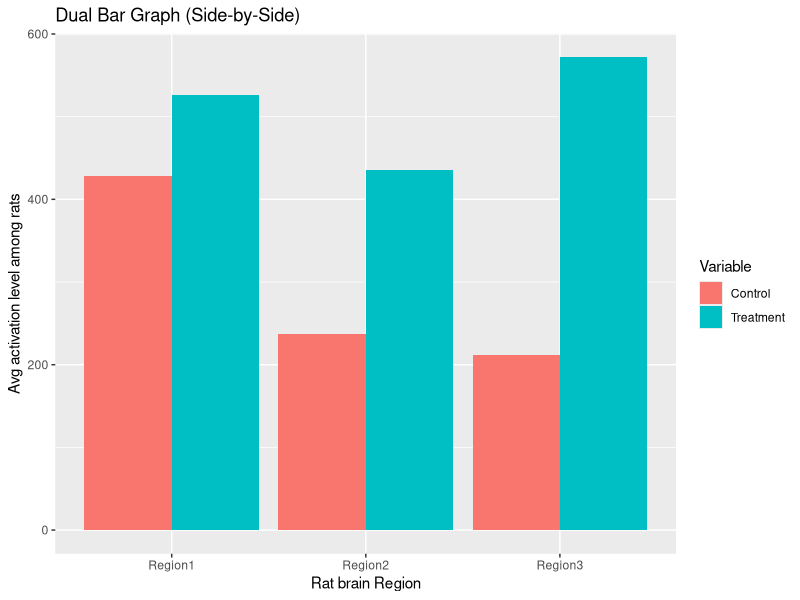
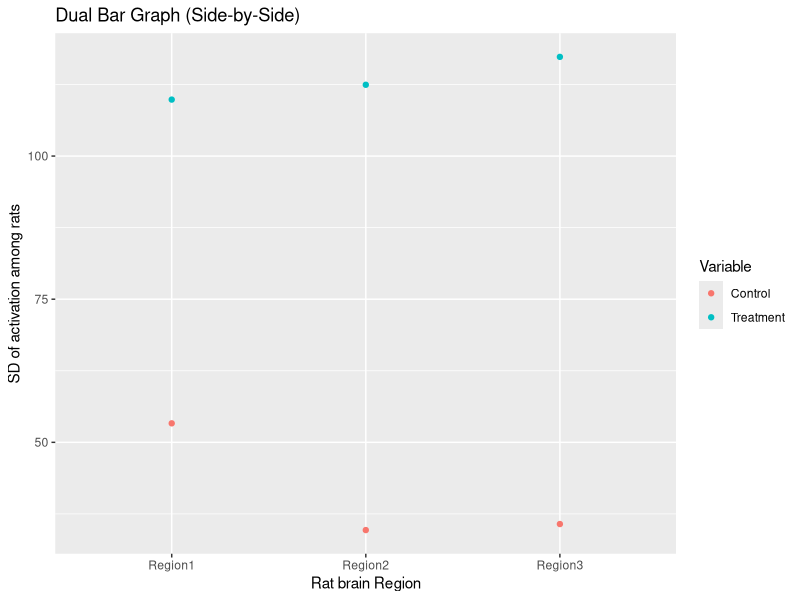
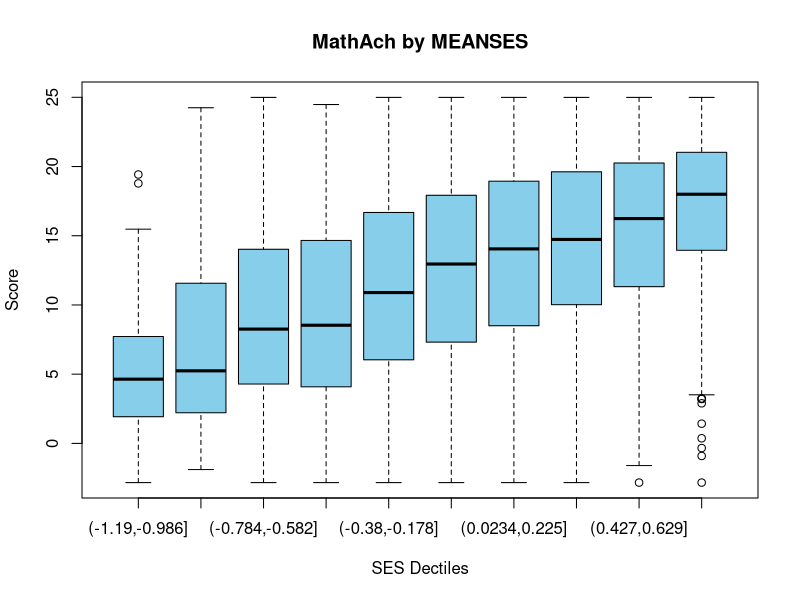
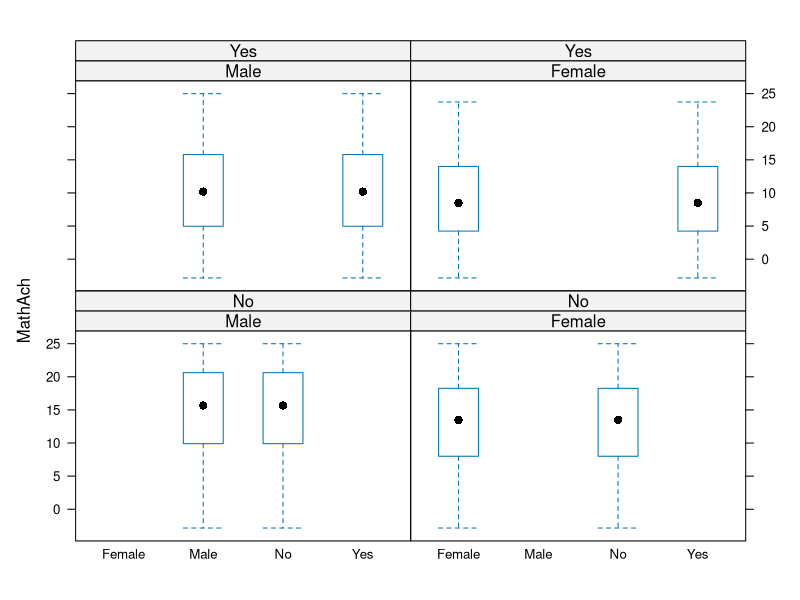

The R script that drew these images, in order: (Note: this script raises an error after producing the figures.)
# Problem 3 c)


# Make our data
r1 = c(371.71, 302.02, 449.7, 366.19, 199.31,  187.11)
r2 = c(492.58, 355.74, 459.58, 375.58, 204.85,  179.38)
r3 = c(664.72, 587.1, 726.96, 458.16, 245.04,  237.42)
r4 = c(515.29, 437.56, 604.29, 479.81, 261.19,  195.51)
r5 = c(589.25, 493.93, 621.07, 462.79, 278.33,  262.05)

m_rat = data.frame(
    'R1' = r1,
    'R2' = r2,
    'R3' = r3,
    'R4' = r4,
    'R5' = r5
)

treat1 = c(371.71, 492.58, 664.72, 515.29, 589.25)
treat2 = c(302.02, 355.74, 587.1, 437.56, 493.93)
treat3 = c(449.7, 459.58, 726.96, 604.29, 621.07)
control1 = c(366.19, 375.58, 458.16, 479.81, 462.79)
control2 = c(199.31, 204.85, 245.04, 261.19, 278.33)
control3 = c(187.11, 179.38, 237.42, 195.51, 262.05)

m_rat = t(m_rat)
colnames(m_rat) = c('Treat1', 'Treat2', 'Treat3', 'Control1', 'Control2', 'Control3')

frame_rat = as.data.frame(m_rat)

library(ggplot2)
library(tidyr)

rat_graph_mat <- data.frame(
    Category = c("Region1", "Region2", "Region3"),
    Treatment = c(mean(treat1), mean(treat2), mean(treat3)),
    Control = c(mean(control1), mean(control2), mean(control3))
    
)

rat_graph_long <- gather(rat_graph_mat, key = "Variable", value = "Value", Treatment, Control)

ggplot(rat_graph_long, aes(x = Category, y = Value, fill = Variable)) +
  geom_bar(stat = "identity", position = "dodge") + 
  labs(title = "Dual Bar Graph (Side-by-Side)",
       x = "Rat brain Region",
       y = "Avg activation level among rats")

# Repeat for variance

rat_graph_mat2 <- data.frame(
    Category = c("Region1", "Region2", "Region3"),
    Treatment = c(sd(treat1), sd(treat2), sd(treat3)),
    Control = c(sd(control1), sd(control2), sd(control3))
    
)

rat_graph_long2 <- gather(rat_graph_mat2, key = "Variable", value = "Value", Treatment, Control)

ggplot(rat_graph_long2, aes(x = Category, y = Value, fill = Variable)) +
    geom_point(aes(color = Variable)) + 
    labs(title = "Dual Bar Graph (Side-by-Side)",
         x = "Rat brain Region",
         y = "SD of activation among rats")

t.test(treat1, control1, paired = TRUE)
t.test(treat2, control2, paired = TRUE)
t.test(treat3, control3, paired = TRUE)



# Problem 7

# a)
library(nlme)
library(psych)
library(ggpubr)
library(lattice)
data('MathAchieve')
print(?MathAchieve)


# LVL2 - School: random factor of school ID
# LVL1 - Minority: fixed factor per student
# LVL1 - Sex: Fixed factor per student
# LVL1 - SES: Fixed factor per student
# DEPV - MathAch: Dependent variable 
# LVL2 - MEANSES: Fixed factor per school, 
#        considered a random factor per student


# b)
print(describeBy(MathAchieve, group = MathAchieve$Sex))
compare_means(MathAch ~ Sex, MathAchieve)

print(describeBy(MathAchieve, group = MathAchieve$Minority))
compare_means(MathAch ~ Minority, MathAchieve)


#c) 
meandata = describeBy(MathAchieve, group = cut(MathAchieve$MEANSES, 10))
for (i in meandata) {
  print(paste(as.character(i$mean[5]), as.character(i$sd[5]), sep = ", "))
}

analysis_of_var = aov(MathAch ~ cut(MEANSES, 10), data = MathAchieve)
summary(analysis_of_var)

boxplot(MathAch ~ cut(MEANSES, 10), data = MathAchieve,
        col = "skyblue", 
        main = "MathAch by MEANSES",
        xlab = "SES Dectiles", 
        ylab = "Score")

#d) 
print(describeBy(MathAchieve, group = list(MathAchieve$Sex, MathAchieve$Minority)))
bwplot(MathAch ~ Sex + Minority | Sex * Minority, data = MathAchieve)

analysis_2 = aov(MathAch ~ Sex * Minority, data = MathAchieve)
summary(analysis_2)

#e)
model1 = lm(MathAch ~ SES, data = MathAchieve)
print(summary(model1))

# f)
model_grouped_minority = groupedData(MathAch ~ SES | Minority, data = MathAchieve)
lmList <- lmList(model_grouped_minority)

coefs = coef(lmList)

dot_colors <- ifelse(MathAchieve$Minority == "Yes", "tomato", "skyblue")

plot(MathAchieve$SES, MathAchieve$MathAch,
         xlab = "SES", ylab = "Math Achievement", 
         main = "Math Achievement vs SES by Minority Status",
         col = dot_colors, 
         pch = 16)

for (i in 1:nrow(coefs)) {
  abline(a = coefs[i, 1], 
         b = coefs[i, 2], 
         col = "black", 
         lwd = 3, 
         lty = i)
}

legend("bottomright", 
       legend = c("Minority: No", "Minority: Yes"), 
       col = c("skyblue", "tomato"), 
       pch = 16, 
       title = "Student Groups")

# Legend for Schools (the lines)
legend("topleft", 
       legend = rownames(coefs), 
       lty = 1:nrow(coefs), 
       lwd = 2, 
       title = "Best fit lines",
       cex = 0.7)

# g)
model_grouped_sex = groupedData(MathAch ~ SES | Sex, data = MathAchieve)
lmList2 <- lmList(model_grouped_sex)

coefs = coef(lmList2)

dot_colors <- ifelse(MathAchieve$Sex == "Male", "tomato", "skyblue")

plot(MathAchieve$SES, MathAchieve$MathAch,
     xlab = "SES", ylab = "Math Achievement", 
     main = "Math Achievement vs SES by Sex",
     col = dot_colors, 
     pch = 16)

for (i in 1:nrow(coefs)) {
  abline(a = coefs[i, 1], 
         b = coefs[i, 2], 
         col = "black", 
         lwd = 3, 
         lty = i)
}

legend("bottomright", 
       legend = c("Sex: Female", "Sex: Male"), 
       col = c("skyblue", "tomato"), 
       pch = 16, 
       title = "Student Groups")

# Legend for Schools (the lines)
legend("topleft", 
       legend = rownames(coefs), 
       lty = 1:nrow(coefs), 
       lwd = 2, 
       title = "Best fit lines",
       cex = 0.7)

# h)
means <- aggregate(MathAch ~ Sex + Minority, data = MathAchieve, FUN = mean)
sds <- aggregate(MathAch ~ Sex + Minority, data = MathAchieve, FUN = sd)


summary_stats <- cbind(means, sd = sds$MathAch)
colnames(summary_stats) <- c("Sex", "Minority", "Mean_MathAch", "SD_MathAch")

print(summary_stats)

MathAchieve$Combo <- interaction(MathAchieve$Sex, MathAchieve$Minority)
fit_list_combo <- lmList(MathAch ~ SES | Combo, data = MathAchieve)
model_coefs <- coef(fit_list_combo)


# Create 4 unique colors for the 4 combinations
# (Male/No, Male/Yes, Female/No, Female/Yes)
MathAchieve$GroupCombo <- interaction(MathAchieve$Sex, MathAchieve$Minority)
palette_colors <- c("skyblue", "blue", "tomato", "darkred")
dot_colors <- palette_colors[as.numeric(MathAchieve$GroupCombo)]

# Plot with the new 4-way color grouping
plot(MathAchieve$SES, MathAchieve$MathAch, 
     pch = 16, 
     col = dot_colors,
     xlab = "SES", ylab = "Math Achievement",
     main = "MathAch by SES (Grouped by Sex & Minority)")

# Add your thick black regression lines back on top
for (i in 1:nrow(model_coefs)) {
  abline(a = model_coefs[i, 1], b = model_coefs[i, 2], col = "black", lwd = 3, lty = i)
}

# Add a legend for the dots
legend("bottomright", 
       legend = levels(MathAchieve$GroupCombo), 
       col = palette_colors, 
       pch = 16, 
       title = "Sex.Minority",
       cex = 0.7)


# Legend for Schools (the lines)
legend("topleft", 
       legend = rownames(model_coefs), 
       lty = 1:nrow(model_coefs), 
       lwd = 2, 
       title = "Best fit lines",
       cex = 0.7)
